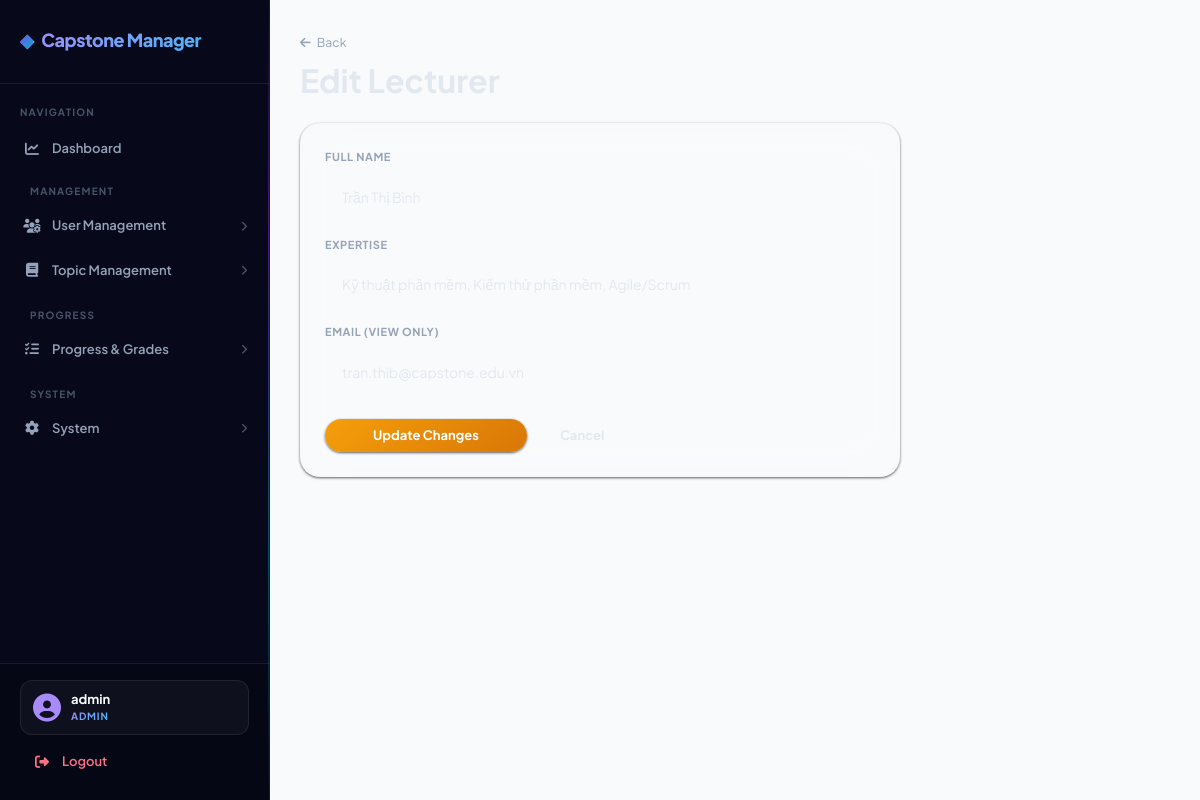
/index.php?page=lecturer-edit&id=2 (signed in), run on the app's committed database.
### tables this page shows
CREATE TABLE lecturers (
  id        INT UNSIGNED AUTO_INCREMENT PRIMARY KEY,
  user_id   INT UNSIGNED NOT NULL UNIQUE,
  full_name VARCHAR(150) NOT NULL,
  expertise VARCHAR(255) DEFAULT NULL,
  created_at TIMESTAMP DEFAULT CURRENT_TIMESTAMP,
  FOREIGN KEY (user_id) REFERENCES users(id) ON DELETE CASCADE
);

CREATE TABLE users (
  id         INT UNSIGNED AUTO_INCREMENT PRIMARY KEY,
  email      VARCHAR(150) NOT NULL UNIQUE,
  password   VARCHAR(255) NOT NULL,
  role       ENUM('admin','lecturer','student') NOT NULL DEFAULT 'student',
  status     ENUM('active','locked') NOT NULL DEFAULT 'active',
  created_at TIMESTAMP DEFAULT CURRENT_TIMESTAMP
);

### app/controllers/LecturerController.php (called while the page is built, shortened)
<?php
class LecturerController {
    private $lecturerModel;
    public function __construct() {
        $this->lecturerModel = new Lecturer();
    }
    public function edit() {
        $id       = (int)($_GET['id'] ?? 0);
        $lecturer = $this->lecturerModel->find($id);
        require '../app/views/lecturers/edit.php';
    }
}

### core/Database.php (called while the page is built)
<?php
class Database {
    private static $instance = null;
    private $conn;
    private $host = "localhost";
    private $dbname = "capstone_manager";
    private $username = "root";
    private $password = "";
    private function __construct(){
        try{
            $this->conn = new PDO(
                "mysql:host={$this->host};dbname={$this->dbname};charset=utf8mb4",
                $this->username,
                $this->password
            );
            $this->conn->setAttribute(
                PDO::ATTR_ERRMODE,
                PDO::ERRMODE_EXCEPTION
            );
            $this->conn->setAttribute(
                PDO::ATTR_DEFAULT_FETCH_MODE,
                PDO::FETCH_ASSOC
            );
        }catch(PDOException $e){
            die("Database Error: " . $e->getMessage());
        }
    }
    public static function getInstance(){
        if(self::$instance == null){
            self::$instance = new Database();
        }
        return self::$instance;
    }
    public function getConnection(){
        return $this->conn;
    }
}

### app/models/Lecturer.php (called while the page is built, shortened)
<?php
class Lecturer {
    private $conn;
    public function __construct() {
        $this->conn = Database::getInstance()->getConnection();
    }
    public function find($id) {
        $stmt = $this->conn->prepare("
            SELECT lecturers.*, users.email
            FROM lecturers
            JOIN users ON users.id = lecturers.user_id
            WHERE lecturers.id = ?");
        $stmt->execute([$id]);
        return $stmt->fetch(PDO::FETCH_ASSOC);
    }
}

### app/views/lecturers/edit.php (the view)
<?php require '../app/views/layouts/header.php'; ?>
<?php require '../app/views/layouts/sidebar.php'; ?>
<div class="main-content" style="padding: 30px; background-color: #f8fafc;">
    <div class="mb-4">
        <a href="index.php?page=lecturers" class="text-decoration-none text-muted small"><i class="fa-solid fa-arrow-left me-1"></i> Back</a>
        <h2 class="fw-bold mt-2">Edit Lecturer</h2>
    </div>
    <div class="card border-0 shadow-sm p-4" style="border-radius: 20px; max-width: 600px; border: 1px solid #f1f5f9;">
        <form action="index.php?page=lecturer-update&id=<?= $lecturer['id'] ?>" method="POST">
            <div class="mb-3">
                <label class="form-label small fw-bold text-muted">FULL NAME</label>
                <input type="text" name="full_name" class="form-control rounded-pill px-3" value="<?= htmlspecialchars($lecturer['full_name']) ?>" required>
            </div>
            <div class="mb-3">
                <label class="form-label small fw-bold text-muted">EXPERTISE</label>
                <input type="text" name="expertise" class="form-control rounded-pill px-3" value="<?= htmlspecialchars($lecturer['expertise']) ?>">
            </div>
            <div class="mb-4">
                <label class="form-label small fw-bold text-muted">EMAIL (View Only)</label>
                <input type="text" class="form-control rounded-pill px-3 bg-light" value="<?= htmlspecialchars($lecturer['email']) ?>" readonly>
            </div>
            <div class="d-flex gap-2">
                <button type="submit" class="btn btn-warning rounded-pill px-5 fw-bold shadow-sm text-white">Update Changes</button>
                <a href="index.php?page=lecturers" class="btn btn-light rounded-pill px-4">Cancel</a>
            </div>
        </form>
    </div>
</div>
<?php require '../app/views/layouts/footer.php'; ?>

### public/assets/css/style.css (style rules this page uses)
:root { --primary: #7c3aed; --primary-glow: rgba(124, 58, 237, 0.4); --primary-light: rgba(124, 58, 237, 0.15); --accent: #06b6d4; --accent-glow: rgba(6, 182, 212, 0.35); --accent-light: rgba(6, 182, 212, 0.12); --success: #10b981; --success-glow: rgba(16, 185, 129, 0.35); --success-light: rgba(16, 185, 129, 0.12); --warning: #f59e0b; --warning-glow: rgba(245, 158, 11, 0.35); --warning-light: rgba(245, 158, 11, 0.12); --danger: #ef4444; --danger-glow: rgba(239, 68, 68, 0.35); --danger-light: rgba(239, 68, 68, 0.12); --info: #3b82f6; --info-glow: rgba(59, 130, 246, 0.35); --info-light: rgba(59, 130, 246, 0.12); --bg-base: #050816; --bg-surface: #0a0f1e; --bg-elevated: #0d1526; --glass-bg: rgba(255, 255, 255, 0.04); --glass-bg-hover: rgba(255, 255, 255, 0.07); --glass-border: rgba(255, 255, 255, 0.08); --glass-border-hover: rgba(255, 255, 255, 0.15); --glass-blur: blur(20px); --sidebar-w: 270px; --sidebar-bg: #07091a; --text: #e2e8f0; --text-muted: #94a3b8; --text-faint: #475569; --text-bright: #f8fafc; --border: rgba(255, 255, 255, 0.07); --border-light: rgba(255, 255, 255, 0.04); --radius-sm: 8px; --radius-md: 12px; --radius-lg: 16px; --radius-xl: 20px; --radius-2xl: 24px; --radius-3xl: 32px; --shadow-sm: 0 1px 3px rgba(0,0,0,.4), 0 1px 2px rgba(0,0,0,.3); --shadow-md: 0 4px 24px rgba(0,0,0,.35); --shadow-lg: 0 10px 50px rgba(0,0,0,.5); --shadow-glow: 0 0 40px rgba(124, 58, 237, 0.15); --font: 'Plus Jakarta Sans', sans-serif; --transition: all .2s cubic-bezier(0.4, 0, 0.2, 1); --transition-slow: all .4s cubic-bezier(0.4, 0, 0.2, 1); }
*, *::before, *::after { box-sizing: border-box; margin: 0; padding: 0; }
html { scroll-behavior: smooth; }
body { font-family: var(--font); background: var(--bg-base); color: var(--text); font-size: 14px; line-height: 1.6; min-height: 100vh; overflow-x: hidden; }
body::before { content: ''; position: fixed; inset: 0; background: radial-gradient(ellipse 80% 60% at 20% 10%, rgba(124, 58, 237, 0.08) 0%, transparent 60%), radial-gradient(ellipse 60% 50% at 80% 80%, rgba(6, 182, 212, 0.06) 0%, transparent 60%), radial-gradient(ellipse 40% 40% at 50% 50%, rgba(59, 130, 246, 0.04) 0%, transparent 70%); pointer-events: none; z-index: 0; }
a { text-decoration: none; color: inherit; }
.main-content { margin-left: var(--sidebar-w); min-height: 100vh; padding: 28px 32px; background: transparent; position: relative; }
.card { background: var(--glass-bg) !important; backdrop-filter: var(--glass-blur); -webkit-backdrop-filter: var(--glass-blur); border-radius: var(--radius-xl) !important; border: 1px solid var(--glass-border) !important; box-shadow: var(--shadow-md); transition: var(--transition); color: var(--text); }
.btn { display: inline-flex; align-items: center; justify-content: center; gap: 6px; padding: 9px 18px; font-size: 13px; font-weight: 700; font-family: var(--font); border: none; border-radius: var(--radius-md); cursor: pointer; transition: var(--transition); text-decoration: none; line-height: 1; position: relative; overflow: hidden; }
.btn::before { content: ''; position: absolute; inset: 0; background: rgba(255,255,255,0.1); opacity: 0; transition: var(--transition); }
.btn-warning { background: linear-gradient(135deg, #f59e0b, #d97706) !important; color: #fff !important; border: none !important; box-shadow: 0 4px 20px rgba(245,158,11,0.3); }
.btn-light { background: rgba(255,255,255,0.07) !important; color: var(--text) !important; border: 1px solid var(--glass-border) !important; }
.rounded-pill { border-radius: 50px !important; }
.form-control, .form-select { width: 100%; height: 46px; padding: 0 14px; font-size: 14px; font-family: var(--font); color: var(--text); background: rgba(255,255,255,0.05) !important; border: 1.5px solid var(--glass-border) !important; border-radius: var(--radius-md); transition: var(--transition); outline: none; appearance: none; }
.form-control::placeholder { color: var(--text-faint); }
.form-label { display: block; font-size: 11px; font-weight: 700; text-transform: uppercase; letter-spacing: .6px; color: var(--text-muted); margin-bottom: 8px; }
.bg-white, .bg-light { background: var(--glass-bg) !important; }
.text-muted { color: var(--text-muted) !important; }
.shadow-sm { box-shadow: var(--shadow-sm) !important; }
.bg-light { background: rgba(255,255,255,0.04) !important; color: var(--text) !important; }

### data on the page
lecturers: full_name "Trần Thị Bình", expertise "Kỹ thuật phần mềm, Kiểm thử phần mềm, Agile/Scrum", user.email "tran.thib@capstone.edu.vn"

### other printed values
explode('@', $email)[0] "admin"
$_SESSION['user']['role'] "ADMIN"
